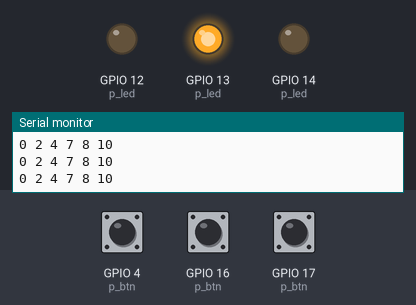
Simulated run of this sketch. Board: ESP32. Parts: output pins drawn as LEDs (lit = HIGH), the last lines printed to the serial monitor. Dashed ring = blinking. The test bench sets the inputs (shaded band); at power-on: GPIO 4 (p_btn) HIGH, GPIO 17 (p_btn) HIGH, GPIO 16 (p_btn) HIGH.

Above: at 1.2 s.
1.3 s: GPIO 4 (p_btn) pulled LOW for 1 s
At 3.4 s:
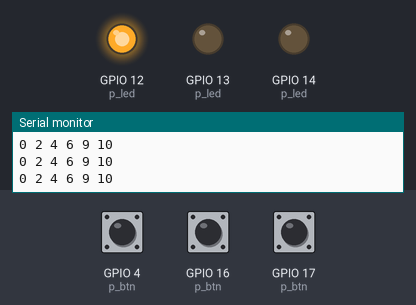
3.8 s: GPIO 17 (p_btn) pulled LOW for 3.2 s
At 7.1 s:
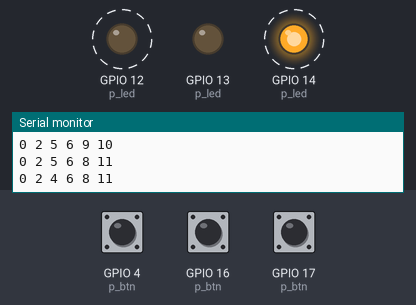
8.5 s: GPIO 17 (p_btn) pulled LOW for 0.25 s
At 9.7 s:
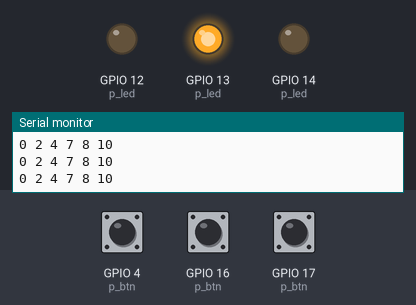
10.2 s: GPIO 17 (p_btn) pulled LOW for 1 s
At 11.6 s:
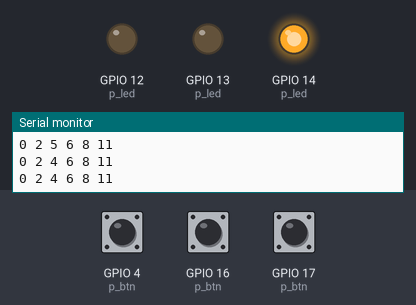
Timing chart, 0 to 13.2 s (numbered marks = the images above; inputs shaded):
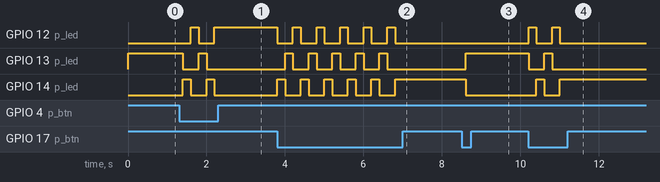

Measured:
- after the input at 1.3 s, GPIO 12 (p_led): LOW → HIGH after 0.30 s, → LOW 0.20 s later, → HIGH 0.40 s later; GPIO 13 (p_led): HIGH → LOW after 0.10 s, → HIGH 0.40 s later, → LOW 0.20 s later; GPIO 14 (p_led): alternates HIGH for 0.20 s and LOW for 0.40 s, 4 changes in all, then stays LOW, starting after 0.10 s
- after the input at 3.8 s, GPIO 12 (p_led): alternates HIGH for 0.20 s and LOW for 0.40 s, 11 changes in all, then stays LOW, starting at once; GPIO 13 (p_led): alternates HIGH for 0.20 s and LOW for 0.40 s, 10 changes in all, then stays LOW, starting after 0.20 s
- after the input at 8.5 s, GPIO 13 (p_led): LOW → HIGH after 0.11 s; GPIO 14 (p_led): HIGH → LOW after 0.11 s
- after the input at 10.2 s, GPIO 12 (p_led): alternates HIGH for 0.20 s and LOW for 0.40 s, 4 changes in all, then stays LOW, starting at once; GPIO 13 (p_led): HIGH → LOW at once, → HIGH 0.40 s later, → LOW 0.20 s later; GPIO 14 (p_led): LOW → HIGH after 0.21 s, → LOW 0.20 s later, → HIGH 0.40 s later

The sketch:

M1-04-RunLED.ino
```cpp
/* Program : Running LED
 * Contoh running LED memakai data bool
 * dan penggunaan array untuk permudah akses
 * (c) Eko M. Budi, 2022
 */

#define BAUD 500000

// Pin Standar kit ESCOPE 2020 ESP32
#define DO0 13
#define DO1 12
#define DO2 14
#define DO3 27
#define DO4 33

#define DI0 32
#define DI1 35
#define DI2 34
#define DI3 39
#define DI4 36

#define LED0 5
#define BT0 4
#define BT1 16
#define BT2 17

// data
// menggunakan array untuk permudah I/O
#define N_LED 3
bool d_in[N_LED];
bool d_out[N_LED]={1,0,0};

// definisi pin, taruh di array
int p_btn[N_LED] = {BT0, BT1, BT2};
int p_led[N_LED] = {DO0, DO1, DO2};

// Fungsi untuk plot data ke serial plotter
void plotData() {
  for (int i=0; i<N_LED; i++) {
    Serial.print(d_in[i]+2*i);
    Serial.print(' ');
  }
  for (int i=0; i<N_LED; i++) {
    Serial.print(d_out[i]+6+2*i);
    Serial.print(' ');
  }
  Serial.println();
}

// putar bit ke kiri
void rotateLeft() {
  bool temp=d_out[0];
  for(int i=1; i<N_LED; i++) {
    d_out[i-1] = d_out[i];
  }
  d_out[N_LED-1] = temp;
}

// putar bit ke kanan
void rotateRight() {
  bool temp = d_out[N_LED-1];
  for(int i=N_LED-1; i>0; i--){
    d_out[i] = d_out[i-1];
  }
  d_out[0]=temp;
}

// Mempersiapkan I/O
void setup() {
  Serial.begin(BAUD);
  Serial.println("\nBasic DIO");

  // Siapkan mode I/O
  // pakai array lebih ringkas
  for (int i=0; i<N_LED; i++) {
    pinMode(p_led[i], OUTPUT);
    pinMode(p_btn[i], INPUT_PULLUP);
  }

  // Header Plot
  Serial.println("d0 d1 d2");
}

// loop dengan algoritma multi-loop
void loop() {
  // baca semua input
  // dan langsung balik logic krn pull-up
  for(int i=0; i<N_LED; i++) {
    d_in[i]=!digitalRead(p_btn[i]);
  }

  // prosess data sesuai event input
  if (d_in[0]) {
    rotateLeft();
  }
  else if (d_in[2]) {
    rotateRight();
  }

  // tulis semua output
  for(int i=0; i<N_LED; i++) {
    digitalWrite(p_led[i], d_out[i]);
  }

  plotData();
  delay(200);
}
```
